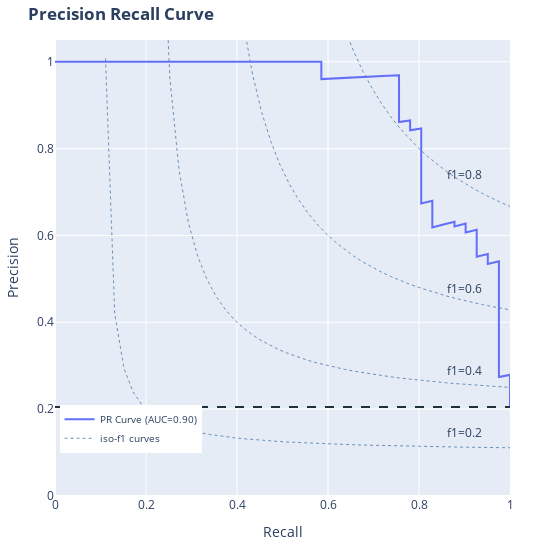

The code cell stored with this chart in its notebook:
### Code cell
# beta parameter determines the weight of recall in the combined score (used to compute Iso-Fbeta curves)
# it can be set to any float > 0, default is 1

area_under_PR = bc.curve_PR_plot(true_y = y_test, 
                                 predicted_proba = test_predicted_proba,
                                 beta = 1)

### Figure 1 — Plotly figure (JSON) as saved in the notebook; plotly's stock layout.template omitted (floating-point values rounded to 4 significant figures; data arrays with more than 128 entries replaced by an {"elided": "..."} marker saying what was removed)
{"data": [{"customdata": {"elided": "201x1 float values"}, "hovertemplate": "Threshold: %{customdata:.4f} <br>Precision: %{y:.4f} <br>Recall: %{x:.4f}<extra></extra>", "legendgroup": "", "line": {"color": "#636efa", "dash": "solid"}, "marker": {"symbol": "circle"}, "mode": "lines", "name": "PR Curve (AUC=0.90)", "orientation": "v", "showlegend": true, "textposition": "top center", "type": "scatter", "x": {"elided": "201 float values"}, "xaxis": "x", "y": {"elided": "201 float values"}, "yaxis": "y"}, {"hovertemplate": [], "legendgroup": "", "line": {"color": "#4C78A8", "dash": "dot", "width": 0.8}, "marker": {"symbol": "circle"}, "mode": "lines", "name": "iso-f1 curves", "orientation": "v", "showlegend": true, "type": "scatter", "x": [0.111, 0.1312, 0.1514, 0.1716, 0.1918, 0.212, 0.2322, 0.2524, 0.2727, 0.2929, 0.3131, 0.3333, 0.3535, 0.3737, 0.3939, 0.4141, 0.4343, 0.4545, 0.4747, 0.4949, 0.5151, 0.5353, 0.5555, 0.5757, 0.5959, 0.6161, 0.6363, 0.6565, 0.6767, 0.6969, 0.7171, 0.7373, 0.7576, 0.7778, 0.798, 0.8182, 0.8384, 0.8586, 0.8788, 0.899, 0.9192, 0.9394, 0.9596, 0.9798, 1], "xaxis": "x", "y": [1.007, 0.4203, 0.2944, 0.2396, 0.2089, 0.1893, 0.1756, 0.1656, 0.1579, 0.1519, 0.1469, 0.1429, 0.1395, 0.1365, 0.134, 0.1318, 0.1299, 0.1282, 0.1267, 0.1253, 0.1241, 0.123, 0.122, 0.121, 0.1202, 0.1194, 0.1186, 0.118, 0.1173, 0.1168, 0.1162, 0.1157, 0.1152, 0.1148, 0.1143, 0.1139, 0.1135, 0.1132, 0.1128, 0.1125, 0.1122, 0.1119, 0.1116, 0.1114, 0.1111], "yaxis": "y"}, {"hovertemplate": [], "legendgroup": "", "line": {"color": "#4C78A8", "dash": "dot", "width": 0.8}, "marker": {"symbol": "circle"}, "mode": "lines", "name": "", "orientation": "v", "showlegend": false, "type": "scatter", "x": [0.212, 0.2322, 0.2524, 0.2727, 0.2929, 0.3131, 0.3333, 0.3535, 0.3737, 0.3939, 0.4141, 0.4343, 0.4545, 0.4747, 0.4949, 0.5151, 0.5353, 0.5555, 0.5757, 0.5959, 0.6161, 0.6363, 0.6565, 0.6767, 0.6969, 0.7171, 0.7373, 0.7576, 0.7778, 0.798, 0.8182, 0.8384, 0.8586, 0.8788, 0.899, 0.9192, 0.9394, 0.9596, 0.9798, 1], "xaxis": "x", "y": [3.522, 1.441, 0.9626, 0.7506, 0.6308, 0.5538, 0.5002, 0.4606, 0.4303, 0.4063, 0.3868, 0.3707, 0.3572, 0.3456, 0.3356, 0.3269, 0.3193, 0.3125, 0.3065, 0.301, 0.2961, 0.2917, 0.2876, 0.2839, 0.2805, 0.2773, 0.2744, 0.2717, 0.2692, 0.2669, 0.2647, 0.2627, 0.2607, 0.2589, 0.2572, 0.2556, 0.2541, 0.2527, 0.2513, 0.25], "yaxis": "y"}, {"hovertemplate": [], "legendgroup": "", "line": {"color": "#4C78A8", "dash": "dot", "width": 0.8}, "marker": {"symbol": "circle"}, "mode": "lines", "name": "", "orientation": "v", "showlegend": false, "type": "scatter", "x": [0.3131, 0.3333, 0.3535, 0.3737, 0.3939, 0.4141, 0.4343, 0.4545, 0.4747, 0.4949, 0.5151, 0.5353, 0.5555, 0.5757, 0.5959, 0.6161, 0.6363, 0.6565, 0.6767, 0.6969, 0.7171, 0.7373, 0.7576, 0.7778, 0.798, 0.8182, 0.8384, 0.8586, 0.8788, 0.899, 0.9192, 0.9394, 0.9596, 0.9798, 1], "xaxis": "x", "y": [7.191, 3.006, 1.983, 1.522, 1.259, 1.089, 0.9702, 0.8826, 0.8152, 0.7618, 0.7184, 0.6825, 0.6522, 0.6264, 0.6041, 0.5847, 0.5676, 0.5524, 0.5389, 0.5267, 0.5158, 0.5058, 0.4967, 0.4884, 0.4807, 0.4737, 0.4672, 0.4611, 0.4555, 0.4503, 0.4454, 0.4408, 0.4364, 0.4324, 0.4286], "yaxis": "y"}, {"hovertemplate": [], "legendgroup": "", "line": {"color": "#4C78A8", "dash": "dot", "width": 0.8}, "marker": {"symbol": "circle"}, "mode": "lines", "name": "", "orientation": "v", "showlegend": false, "type": "scatter", "x": [0.4141, 0.4343, 0.4545, 0.4747, 0.4949, 0.5151, 0.5353, 0.5555, 0.5757, 0.5959, 0.6161, 0.6363, 0.6565, 0.6767, 0.6969, 0.7171, 0.7373, 0.7576, 0.7778, 0.798, 0.8182, 0.8384, 0.8586, 0.8788, 0.899, 0.9192, 0.9394, 0.9596, 0.9798, 1], "xaxis": "x", "y": [11.76, 5.067, 3.336, 2.542, 2.086, 1.79, 1.583, 1.429, 1.311, 1.217, 1.14, 1.077, 1.024, 0.9782, 0.9388, 0.9045, 0.8743, 0.8475, 0.8236, 0.8021, 0.7826, 0.765, 0.7489, 0.7342, 0.7207, 0.7082, 0.6966, 0.6859, 0.676, 0.6667], "yaxis": "y"}], "layout": {"annotations": [{"showarrow": false, "text": "f1=0.2", "x": 0.9, "y": 0.1222, "yshift": 10}, {"showarrow": false, "text": "f1=0.4", "x": 0.9, "y": 0.2656, "yshift": 10}, {"showarrow": false, "text": "f1=0.6", "x": 0.9, "y": 0.4554, "yshift": 10}, {"showarrow": false, "text": "f1=0.8", "x": 0.9, "y": 0.7182, "yshift": 10}], "height": 550, "legend": {"font": {"size": 9.5}, "tracegroupgap": 0, "x": 0.01, "xanchor": "left", "y": 0.2, "yanchor": "top"}, "margin": {"b": 40, "l": 40, "r": 40, "t": 40}, "shapes": [{"line": {"color": "#20313e", "dash": "dash"}, "type": "line", "x0": 0, "x1": 1, "y0": 0.205, "y1": 0.205}], "title": {"text": "<b>Precision Recall Curve</b>"}, "width": 550, "xaxis": {"anchor": "y", "domain": [0, 1], "range": [0, 1], "showspikes": true, "spikedash": "dot", "spikethickness": 2, "title": {"text": "Recall"}}, "yaxis": {"anchor": "x", "domain": [0, 1], "range": [0, 1.05], "showspikes": true, "spikedash": "dot", "spikethickness": 2, "title": {"text": "Precision"}}}}
